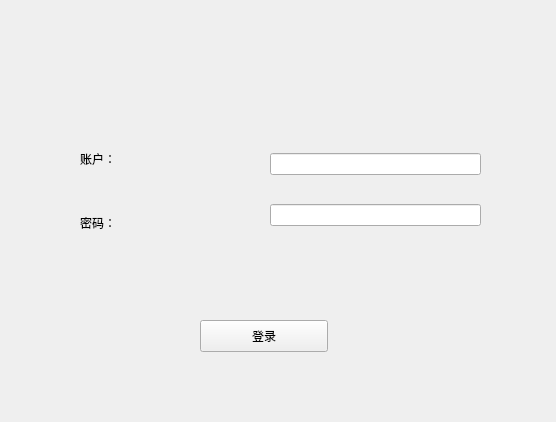
<?xml version="1.0" encoding="UTF-8"?>
<ui version="4.0">
 <class>load</class>
 <widget class="QWidget" name="load">
  <property name="geometry">
   <rect>
    <x>0</x>
    <y>0</y>
    <width>556</width>
    <height>422</height>
   </rect>
  </property>
  <property name="windowTitle">
   <string>Form</string>
  </property>
  <widget class="QPushButton" name="pushButton">
   <property name="geometry">
    <rect>
     <x>200</x>
     <y>320</y>
     <width>128</width>
     <height>32</height>
    </rect>
   </property>
   <property name="text">
    <string>登录</string>
   </property>
  </widget>
  <widget class="QWidget" name="verticalLayoutWidget">
   <property name="geometry">
    <rect>
     <x>270</x>
     <y>130</y>
     <width>211</width>
     <height>121</height>
    </rect>
   </property>
   <layout class="QVBoxLayout" name="verticalLayout">
    <item>
     <widget class="QLineEdit" name="lineEdit"/>
    </item>
    <item>
     <widget class="QLineEdit" name="lineEdit_2"/>
    </item>
   </layout>
  </widget>
  <widget class="QWidget" name="verticalLayoutWidget_2">
   <property name="geometry">
    <rect>
     <x>80</x>
     <y>130</y>
     <width>161</width>
     <height>121</height>
    </rect>
   </property>
   <layout class="QVBoxLayout" name="verticalLayout_2">
    <item>
     <widget class="QLabel" name="label">
      <property name="text">
       <string>账户：</string>
      </property>
     </widget>
    </item>
    <item>
     <widget class="QLabel" name="label_2">
      <property name="text">
       <string>密码：</string>
      </property>
     </widget>
    </item>
   </layout>
  </widget>
 </widget>
 <resources/>
 <connections/>
</ui>
